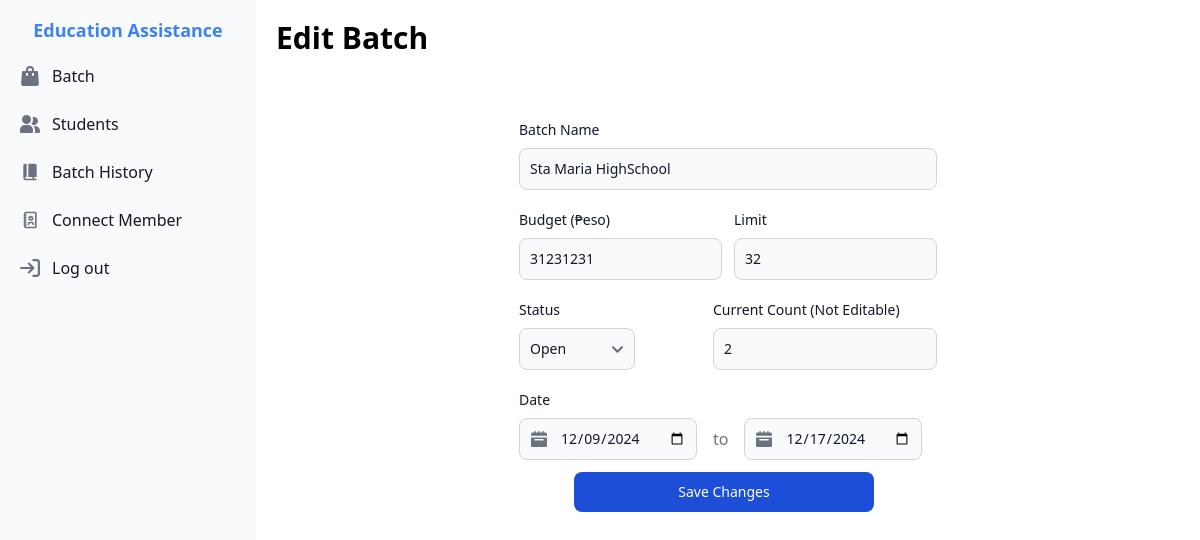
The page /batch/update/7/ (signed in) on the database its author committed.
### EducationalAssistance/models.py (models this page shows, shortened)
class Batch(models.Model):
    batch_id = models.AutoField(primary_key=True)
    batch_name = models.CharField(max_length=255)
    start_date = models.DateField()
    end_date = models.DateField()
    status = models.CharField(max_length=255, choices=StatusChoices.choices, default=StatusChoices.Open)
    budget = models.IntegerField()
    limit = models.IntegerField()
    current_count = models.IntegerField(default=0)
    created_by = models.ForeignKey(User, on_delete=models.CASCADE, related_name="batches")

### Batch/views.py (the view)
# urls.py: path('update/<int:pk>/', views.UpdateBatch, name='UpdateBatch'),
@login_required
def UpdateBatch(request, pk):
    instance = Batch.objects.get(batch_id=pk)
    if request.method == 'POST':
        form = BatchForm(request.POST, instance=instance)
        if form.is_valid():
            form.save()
            return redirect(Batches)
    else:
        form = BatchForm(instance=instance)
    return render(request, 'batch/updateBatch.html', {'form': form})

### templates/batch/updateBatch.html (shortened to what this page needs)
{% extends 'index.html' %}
{% block content %}
<div class="container p-5">
    <div class="flex w-full justify-start">
        <h1 class="font-bold text-xl md:text-3xl">
            Edit Batch
        </h1>
    </div>
    <div class="p-4 flex justify-center items-center w-full">
        <form method="post" class="w-[450px] p-4 mt-8">
            <div class="mb-5">
                <label for="id_batch_name" class="block mb-2 text-sm font-medium text-gray-900 dark:text-white">Batch Name</label>
                {{ form.batch_name }}
            </div>
            <div class="flex justify-between gap-3">
                <div class="mb-5">
                    <label for="id_budget" class="block mb-2 text-sm font-medium text-gray-900 dark:text-white">Budget (₱eso)</label>
                    {{ form.budget }}
                </div>
                <div class="mb-5">
                    <label for="id_limit" class="block mb-2 text-sm font-medium text-gray-900 dark:text-white">Limit</label>
                    {{ form.limit }}
                </div>
            </div>
            <div class="flex justify-between gap-3">
                <div class="mb-5">
                    <label for="id_budget" class="block mb-2 text-sm font-medium text-gray-900 dark:text-white">Status</label>
                    {{ form.status }}
                </div>
                <div class="mb-5">
                    <label for="id_limit" class="block mb-2 text-sm font-medium text-gray-900 dark:text-white">Current Count (Not Editable)</label>
                    {{ form.current_count }}
                </div>
            </div>
            <h2 class="block mb-2 text-sm font-medium text-gray-900 dark:text-white">
                Date
            </h2>
            <div id="date-range-picker" date-rangepicker class="flex items-center">
                <div class="relative">
                  <div class="absolute inset-y-0 start-0 flex items-center ps-3 pointer-events-none">
                  </div>
                  {{ form.start_date }}
                </div>
                <span class="mx-4 text-gray-500">to</span>
                <div class="relative">
                  <div class="absolute inset-y-0 start-0 flex items-center ps-3 pointer-events-none">
                  </div>
                  {{ form.end_date }}
              </div>
            </div>
            <div class="w-full flex items-center justify-center mt-3">
                <button type="submit" class="w-[300px] text-white bg-blue-700 hover:bg-blue-800 focus:ring-4 focus:ring-blue-300 font-medium rounded-lg text-sm px-5 py-2.5 me-2 dark:bg-blue-600 dark:hover:bg-blue-700 focus:outline-none dark:focus:ring-blue-800">
                    Save Changes
                </button>
            </div>
        </form>
    </div>
</div>
{% endblock %}

### rows shown on the page
Batch: batch_name "Sta Maria HighSchool", budget "31231231", limit "32", status "Open", current_count "2", start_date "12/09/2024", end_date "12/17/2024"
